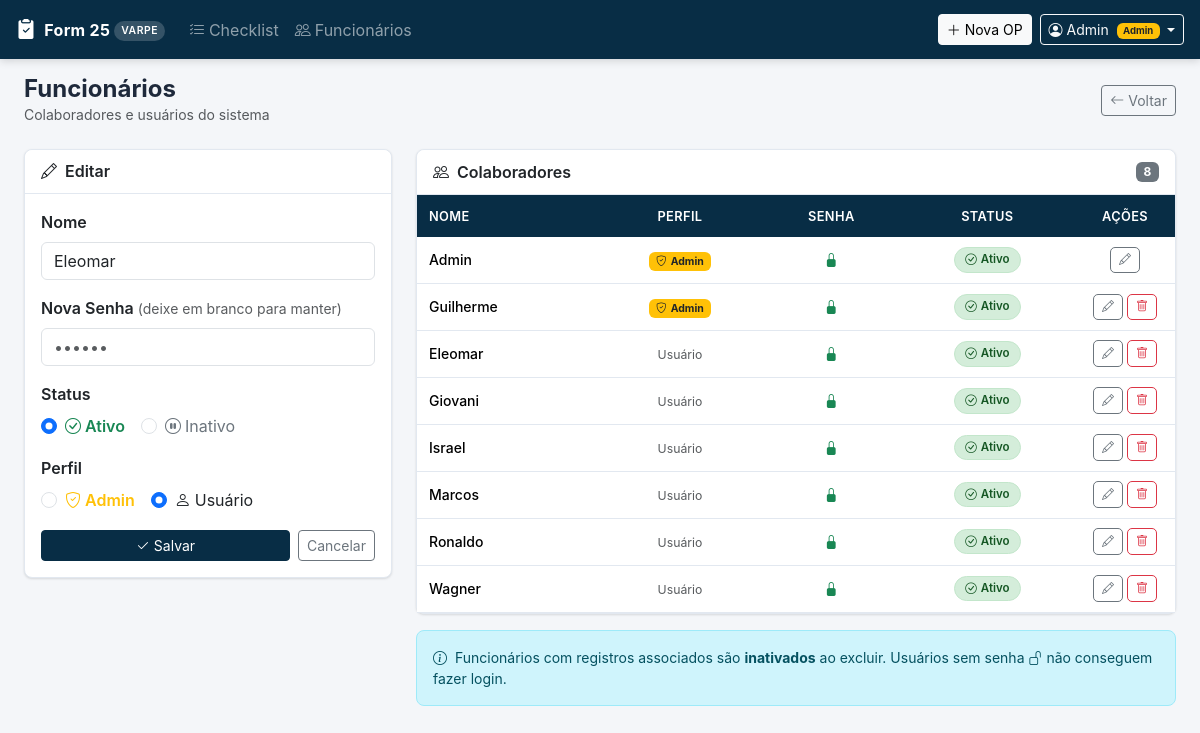
/funcionarios/editar/1 (signed in), run on the app's committed database.
### tables this page shows
CREATE TABLE funcionarios (
            id INTEGER PRIMARY KEY AUTOINCREMENT,
            nome TEXT NOT NULL UNIQUE,
            ativo INTEGER DEFAULT 1,
            created_at TEXT DEFAULT (datetime('now', 'localtime'))
        , senha_hash TEXT, is_admin INTEGER DEFAULT 0);

### app.py (the view, shortened to what this page needs)
@app.route("/funcionarios/editar/<int:func_id>", methods=["GET", "POST"])
@login_required
def funcionario_editar(func_id):
    func = db.obter_funcionario(func_id)
    if not func:
        flash("Funcionário não encontrado.", "danger")
        return redirect(url_for("funcionarios"))
    if not session.get("is_admin") and session["user_id"] != func_id:
        flash("Sem permissão.", "danger")
        return redirect(url_for("funcionarios"))
    return render_template("funcionarios.html", funcionarios=db.listar_funcionarios(),
                           modo="editar", editando=func)

### app.py (called while the page is built)
def login_required(f):
    @wraps(f)
    def decorated(*args, **kwargs):
        if "user_id" not in session:
            return redirect(url_for("login", next=request.path))
        return f(*args, **kwargs)
    return decorated

### database.py (called while the page is built)
def get_db():
    conn = sqlite3.connect(DB_PATH)
    conn.row_factory = sqlite3.Row
    return conn

def listar_funcionarios(apenas_ativos=False):
    conn = get_db()
    if apenas_ativos:
        rows = conn.execute(
            "SELECT * FROM funcionarios WHERE ativo=1 ORDER BY is_admin DESC, nome"
        ).fetchall()
    else:
        rows = conn.execute(
            "SELECT * FROM funcionarios ORDER BY ativo DESC, is_admin DESC, nome"
        ).fetchall()
    conn.close()
    return [dict(r) for r in rows]

def obter_funcionario(func_id):
    conn = get_db()
    row = conn.execute("SELECT * FROM funcionarios WHERE id=?", (func_id,)).fetchone()
    conn.close()
    return dict(row) if row else None

### templates/funcionarios.html (shortened to what this page needs)
{% extends "base.html" %}
{% block content %}
<div class="d-flex align-items-center justify-content-between mb-4 flex-wrap gap-2">
  <div>
    <h1 class="h4 mb-0 fw-bold">Funcionários</h1>
    <p class="text-muted small mb-0">Colaboradores e usuários do sistema</p>
  </div>
  <a href="{{ url_for('index') }}" class="btn btn-sm btn-outline-secondary">
    <i class="bi bi-arrow-left me-1"></i>Voltar
  </a>
</div>
<div class="row g-4">
  <div class="col-lg-4">
    <div class="card sticky-top" style="top:1rem">
      <div class="card-header">
        <h6 class="mb-0 fw-semibold">
          {% if modo == 'editar' %}<i class="bi bi-pencil me-2"></i>Editar
          {% else %}<i class="bi bi-person-plus me-2"></i>Novo Funcionário{% endif %}
        </h6>
      </div>
      <div class="card-body">
        {% if modo == 'editar' and editando %}
        <form method="post" action="{{ url_for('funcionario_editar', func_id=editando.id) }}">
          <div class="mb-3">
            <label class="form-label fw-semibold">Nome</label>
            <input type="text" name="nome" class="form-control" value="{{ editando.nome }}" required>
          </div>
          <div class="mb-3">
            <label class="form-label fw-semibold">Nova Senha <small class="text-muted fw-normal">(deixe em branco para manter)</small></label>
            <input type="password" name="senha" class="form-control" placeholder="••••••">
          </div>
          {% if session.is_admin %}
          <div class="mb-3">
            <label class="form-label fw-semibold">Status</label>
            <div class="d-flex gap-3">
              <div class="form-check">
                <input class="form-check-input" type="radio" name="ativo" id="at1" value="1" {% if editando.ativo %}checked{% endif %}>
                <label class="form-check-label text-success fw-semibold" for="at1"><i class="bi bi-check-circle me-1"></i>Ativo</label>
              </div>
              <div class="form-check">
                <input class="form-check-input" type="radio" name="ativo" id="at0" value="0" {% if not editando.ativo %}checked{% endif %}>
                <label class="form-check-label text-secondary" for="at0"><i class="bi bi-pause-circle me-1"></i>Inativo</label>
              </div>
            </div>
          </div>
          <div class="mb-3">
            <label class="form-label fw-semibold">Perfil</label>
            <div class="d-flex gap-3">
              <div class="form-check">
                <input class="form-check-input" type="radio" name="is_admin" id="ia1" value="1" {% if editando.is_admin %}checked{% endif %}>
                <label class="form-check-label fw-semibold text-warning" for="ia1"><i class="bi bi-shield-check me-1"></i>Admin</label>
              </div>
              <div class="form-check">
                <input class="form-check-input" type="radio" name="is_admin" id="ia0" value="0" {% if not editando.is_admin %}checked{% endif %}>
                <label class="form-check-label" for="ia0"><i class="bi bi-person me-1"></i>Usuário</label>
              </div>
            </div>
          </div>
          {% else %}
          <input type="hidden" name="ativo" value="1">
          {% endif %}
          <div class="d-flex gap-2">
            <button type="submit" class="btn btn-primary btn-sm flex-fill"><i class="bi bi-check2 me-1"></i>Salvar</button>
            <a href="{{ url_for('funcionarios') }}" class="btn btn-outline-secondary btn-sm">Cancelar</a>
          </div>
        </form>
        {% else %}
        <p class="text-muted small">Para editar seus dados, clique em Editar na linha do seu nome.</p>
        {% endif %}
      </div>
    </div>
  </div>
  <div class="col-lg-8">
    <div class="card">
      <div class="card-header d-flex align-items-center justify-content-between">
        <h6 class="mb-0 fw-semibold"><i class="bi bi-people me-2"></i>Colaboradores</h6>
        <span class="badge bg-secondary">{{ funcionarios|length }}</span>
      </div>
      <div class="card-body p-0">
        {% if funcionarios %}
        <div class="table-responsive">
          <table class="table table-hover mb-0">
            <thead>
              <tr>
                <th>Nome</th>
                <th class="text-center">Perfil</th>
                <th class="text-center">Senha</th>
                <th class="text-center">Status</th>
                <th class="text-center" style="width:100px">Ações</th>
              </tr>
            </thead>
            <tbody>
              {% for f in funcionarios %}
              <tr class="{% if not f.ativo %}opacity-60{% endif %}">
                <td class="fw-medium">{{ f.nome }}</td>
                <td class="text-center">
                  {% if f.is_admin %}
                    <span class="badge bg-warning text-dark"><i class="bi bi-shield-check me-1"></i>Admin</span>
                  {% else %}
                    <span class="text-muted small">Usuário</span>
                  {% endif %}
                </td>
                <td class="text-center">
                  {% if f.senha_hash %}
                    <i class="bi bi-lock-fill text-success" title="Senha definida"></i>
                  {% else %}
                    <i class="bi bi-unlock text-warning" title="Sem senha"></i>
                  {% endif %}
                </td>
                <td class="text-center">
                  {% if f.ativo %}
                    <span class="badge-func ativo"><i class="bi bi-check-circle me-1"></i>Ativo</span>
                  {% else %}
                    <span class="badge-func inativo"><i class="bi bi-pause-circle me-1"></i>Inativo</span>
                  {% endif %}
                </td>
                <td class="text-center">
                  <div class="d-flex gap-1 justify-content-center">
                    <a href="{{ url_for('funcionario_editar', func_id=f.id) }}"
                       class="btn btn-xs btn-outline-secondary" title="Editar">
                      <i class="bi bi-pencil"></i>
                    </a>
                    {% if session.is_admin and f.id != session.user_id %}
                    <form method="post" action="{{ url_for('funcionario_excluir', func_id=f.id) }}" class="d-inline"
                          onsubmit="return confirm('Excluir/inativar este funcionário?')">
                      <button type="submit" class="btn btn-xs btn-outline-danger" title="Excluir">
                        <i class="bi bi-trash"></i>
                      </button>
                    </form>
                    {% endif %}
                  </div>
                </td>
              </tr>
              {% endfor %}
            </tbody>
          </table>
        </div>
        {% else %}
        <div class="text-center py-4 text-muted">
          <i class="bi bi-people fs-2 opacity-30 d-block mb-2"></i>Nenhum funcionário cadastrado.
        </div>
        {% endif %}
      </div>
    </div>
    <div class="alert alert-info mt-3 small">
      <i class="bi bi-info-circle me-1"></i>
      Funcionários com registros associados são <strong>inativados</strong> ao excluir.
      Usuários sem senha <i class="bi bi-unlock"></i> não conseguem fazer login.
    </div>
  </div>
</div>
{% endblock %}

### templates/base.html (shortened to what this page needs)
<!DOCTYPE html>
<html lang="pt-BR">
<head>
  <link href="https://cdn.jsdelivr.net/npm/bootstrap@5.3.3/dist/css/bootstrap.min.css" rel="stylesheet">
  <link href="https://cdn.jsdelivr.net/npm/bootstrap-icons@1.11.3/font/bootstrap-icons.css" rel="stylesheet">
  <link href="{{ url_for('static', filename='css/style.css') }}" rel="stylesheet">
</head>
<body>
<nav class="navbar navbar-expand-lg navbar-dark">
  <div class="container-fluid px-3">
    <a class="navbar-brand d-flex align-items-center gap-2" href="{{ url_for('index') }}">
      <i class="bi bi-clipboard2-check-fill fs-5"></i>
      <span>Form 25 <span class="badge-varpe">VARPE</span></span>
    </a>
    <div class="collapse navbar-collapse" id="mainNav">
      <ul class="navbar-nav me-auto">
        {% if session.is_admin %}
        <li class="nav-item">
          <a class="nav-link" href="{{ url_for('checklist_admin') }}">
            <i class="bi bi-list-check me-1"></i>Checklist
          </a>
        </li>
        {% endif %}
        <li class="nav-item">
          <a class="nav-link" href="{{ url_for('funcionarios') }}">
            <i class="bi bi-people me-1"></i>Funcionários
          </a>
        </li>
      </ul>
      <div class="d-flex align-items-center gap-2 mt-2 mt-lg-0">
        {% if session.is_admin %}
        <a href="{{ url_for('novo') }}" class="btn btn-sm btn-light">
          <i class="bi bi-plus-lg me-1"></i>Nova OP
        </a>
        {% endif %}
        <div class="dropdown">
          <button class="btn btn-sm btn-outline-light dropdown-toggle" data-bs-toggle="dropdown">
            <i class="bi bi-person-circle me-1"></i>{{ session.user_nome or 'Usuário' }}
            {% if session.is_admin %}<span class="badge bg-warning text-dark ms-1" style="font-size:.6rem">Admin</span>{% endif %}
          </button>
        </div>
      </div>
    </div>
  </div>
</nav>
<div class="container-fluid px-3 px-md-4 py-3">
  {% block content %}{% endblock %}
</div>
</body>
</html>

### static/css/style.css (style rules this page uses)
:root { --azul: #082d45; --azul-medio: #1a4a6e; --azul-claro: #d0e8f5; --cinza-fundo: #f4f6f9; --cinza-borda: #e2e8f0; --ok-bg: #d4edda; --ok-text: #155724; --ok-border: #c3e6cb; --nok-bg: #f8d7da; --nok-text: #721c24; --nok-border: #f5c6cb; --na-bg: #fff3cd; --na-text: #856404; --na-border: #ffeeba; --radius: 8px; --shadow: 0 1px 3px rgba(0,0,0,.08), 0 1px 2px rgba(0,0,0,.05); }
body { background-color: var(--cinza-fundo); font-family: 'Inter', system-ui, -apple-system, sans-serif; color: #1e293b; }
.navbar { background-color: var(--azul) !important; box-shadow: 0 2px 8px rgba(0,0,0,.15); padding: 0.6rem 0; }
.navbar-brand { font-weight: 700; font-size: 1rem; letter-spacing: .3px; }
.badge-varpe { display: inline-block; background: rgba(255,255,255,0.18); color: #fff; font-size: 0.65rem; padding: 2px 7px; border-radius: 20px; font-weight: 600; letter-spacing: .5px; vertical-align: middle; }
.card { border: 1px solid var(--cinza-borda); border-radius: var(--radius); box-shadow: var(--shadow); }
.card-header { background: #fff; border-bottom: 1px solid var(--cinza-borda); padding: 0.75rem 1rem; border-radius: var(--radius) var(--radius) 0 0 !important; }
.table thead th { background: var(--azul); color: #fff; font-weight: 600; font-size: 0.8rem; text-transform: uppercase; letter-spacing: .4px; border: none; padding: 0.7rem 0.75rem; white-space: nowrap; }
.table tbody td { vertical-align: middle; font-size: 0.875rem; border-color: var(--cinza-borda); padding: 0.6rem 0.75rem; }
.btn-primary { background-color: var(--azul); border-color: var(--azul); }
.btn-xs { font-size: 0.75rem; padding: 0.25rem 0.5rem; line-height: 1.4; border-radius: 5px; }
.alert { border-radius: var(--radius); font-size: 0.875rem; }
.badge-func { display: inline-block; font-size: 0.72rem; font-weight: 600; padding: 3px 10px; border-radius: 20px; }
.badge-func.ativo { background: var(--ok-bg); color: var(--ok-text); border: 1px solid var(--ok-border); }

### data on the page
funcionarios: nome "Admin", is_admin 1 (drawn), ativo 1 (drawn)
funcionarios: nome "Eleomar", ativo "☑ Ativo", ativo "☐ Inativo", is_admin "☐ Admin", is_admin "☑ Usuário"
funcionarios: nome "Guilherme", is_admin 1 (drawn), ativo 1 (drawn)
funcionarios: nome "Giovani", is_admin "Usuário", ativo 1 (drawn)
funcionarios: nome "Israel", is_admin "Usuário", ativo 1 (drawn)
funcionarios: nome "Marcos", is_admin "Usuário", ativo 1 (drawn)
funcionarios: nome "Ronaldo", is_admin "Usuário", ativo 1 (drawn)
funcionarios: nome "Wagner", is_admin "Usuário", ativo 1 (drawn)

### other printed values
{{ funcionarios|length }} "8"
